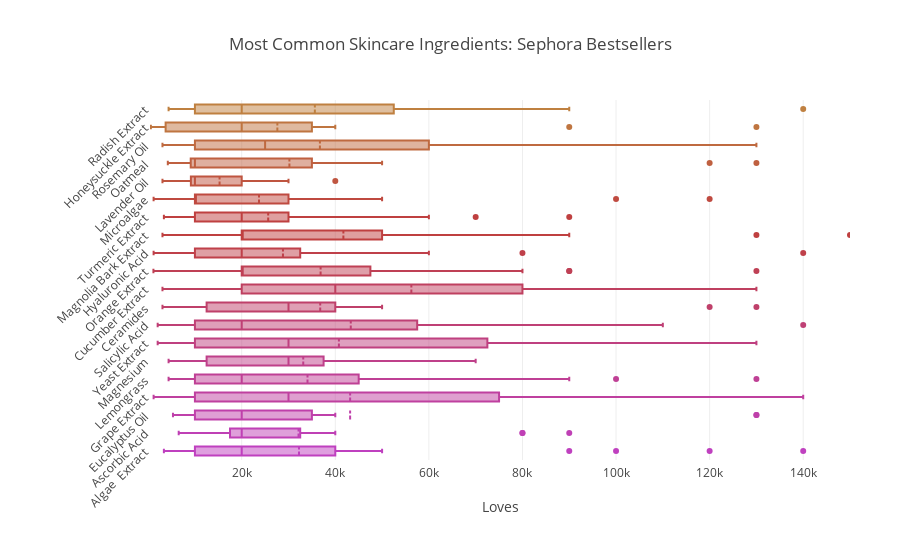

The code cell stored with this chart in its notebook:
### Code cell
# interactive plot popularity distribution of ingredients
# ingredients list
greds = df_mids['Ingredient'].unique()

N = 13
M = 7

c = ['hsl('+str(int(h))+',50%'+',50%)' for h in np.linspace(300, 360, N)]
for i in range(0, M):
    c.append(['hsl('+str(int(h))+',50%'+',50%)' for h in np.linspace(0, 30, M)][i])


# plot price distribution
trace = []
for i in range(0, len(greds)):
    trace.append(go.Box(x = df_mids[df_mids['Ingredient'] == greds[i]]['Loves'], 
                        name = re.sub('\(.*\)', '', greds[i]),
                        marker = dict(color = c[i]),
                        boxmean = True))

    
layout = go.Layout(title = 'Most Common Skincare Ingredients: Sephora Bestsellers', 
                   yaxis=dict(tickangle=-45), 
                   margin = go.layout.Margin(
                       l=150,
                       r=50,
                       b=100,
                       t=100,
                       pad=4), 
                   showlegend = False, 
                   xaxis = dict(range = [400, 150000], title = 'Loves'),
                   autosize = True)

iplot(go.Figure(data = trace, layout = layout))

### Figure 1 — Plotly figure (JSON) as saved in the notebook; plotly's stock layout.template omitted (floating-point values rounded to 4 significant figures)
{"data": [{"boxmean": true, "marker": {"color": "hsl(300,50%,50%)"}, "name": "Algae  Extract", "type": "box", "uid": "c0cf577e-bb7f-11e8-9c1b-4a156be93f93", "x": [40000, 10000, 100000, 90000, 140000, 10000, 120000, 10000, 50000, 30000, 10000, 10000, 30000, 40000, 20000, 5374, 20000, 20000, 5309, 10000, 10000, 3366, 10000, 20000, 20000, 4206]}, {"boxmean": true, "marker": {"color": "hsl(305,50%,50%)"}, "name": "Ascorbic Acid", "type": "box", "uid": "c0cf577f-bb7f-11e8-aece-4a156be93f93", "x": [90000, 80000, 80000, 30000, 20000, 30000, 30000, 10000, 20000, 30000, 40000, 20000, 20000, 20000, 9932, 6533, 10000]}, {"boxmean": true, "marker": {"color": "hsl(310,50%,50%)"}, "name": "Eucalyptus Oil", "type": "box", "uid": "c0cf5780-bb7f-11e8-903d-4a156be93f93", "x": [40000, 210000, 10000, 10000, 130000, 10000, 30000, 130000, 5374, 5309, 20000, 20000, 20000, 20000, 20000, 10000]}, {"boxmean": true, "marker": {"color": "hsl(315,50%,50%)"}, "name": "Grape Extract", "type": "box", "uid": "c0cf5781-bb7f-11e8-bc81-4a156be93f93", "x": [90000, 110000, 20000, 140000, 90000, 40000, 90000, 30000, 30000, 10000, 30000, 5374, 70000, 10000, 30000, 50000, 10000, 20000, 20000, 1169, 10000]}, {"boxmean": true, "marker": {"color": "hsl(320,50%,50%)"}, "name": "Lemongrass", "type": "box", "uid": "c0cf5782-bb7f-11e8-946c-4a156be93f93", "x": [130000, 80000, 90000, 100000, 20000, 10000, 50000, 20000, 4374, 10000, 30000, 20000, 40000, 60000, 20000, 20000, 8120, 30000, 10000, 20000, 20000, 8277, 6694, 10000]}, {"boxmean": true, "marker": {"color": "hsl(325,50%,50%)"}, "name": "Magnesium", "type": "box", "uid": "c0cf5783-bb7f-11e8-b0e0-4a156be93f93", "x": [40000, 210000, 10000, 30000, 10000, 30000, 30000, 20000, 30000, 4374, 50000, 30000, 10000, 30000, 70000, 40000, 20000, 20000, 5374, 5309, 20000, 60000, 20000, 30000, 20000, 10000, 40000]}, {"boxmean": true, "marker": {"color": "hsl(330,50%,50%)"}, "name": "Yeast Extract", "type": "box", "uid": "c0cf5784-bb7f-11e8-ace3-4a156be93f93", "x": [130000, 90000, 30000, 50000, 70000, 90000, 30000, 10000, 30000, 80000, 50000, 30000, 10000, 3482, 20000, 5374, 5309, 20000, 80000, 20000, 2040]}, {"boxmean": true, "marker": {"color": "hsl(335,50%,50%)"}, "name": "Salicylic Acid", "type": "box", "uid": "c0cf5785-bb7f-11e8-8e24-4a156be93f93", "x": [110000, 140000, 80000, 210000, 30000, 30000, 20000, 50000, 10000, 4374, 70000, 40000, 10000, 30000, 20000, 20000, 60000, 10000, 20000, 6644, 2040, 3065, 20000]}, {"boxmean": true, "marker": {"color": "hsl(340,50%,50%)"}, "name": "Ceramides", "type": "box", "uid": "c0cf5786-bb7f-11e8-b2e7-4a156be93f93", "x": [50000, 120000, 30000, 40000, 20000, 130000, 30000, 4374, 40000, 10000, 30000, 20000, 20000, 3065, 4206]}, {"boxmean": true, "marker": {"color": "hsl(345,50%,50%)"}, "name": "Cucumber Extract", "type": "box", "uid": "c0cf5787-bb7f-11e8-b834-4a156be93f93", "x": [50000, 130000, 210000, 100000, 30000, 90000, 40000, 80000, 30000, 70000, 40000, 20000, 70000, 20000, 60000, 80000, 8277, 20000, 20000, 10000, 3065]}, {"boxmean": true, "marker": {"color": "hsl(350,50%,50%)"}, "name": "Orange Extract", "type": "box", "uid": "c0cf5788-bb7f-11e8-8ce4-4a156be93f93", "x": [50000, 130000, 80000, 90000, 60000, 90000, 20000, 10000, 20000, 10000, 30000, 30000, 20000, 40000, 20000, 20000, 30000, 20000, 20000, 6694, 40000, 1133, 10000]}, {"boxmean": true, "marker": {"color": "hsl(355,50%,50%)"}, "name": "Hyaluronic Acid", "type": "box", "uid": "c0cf5789-bb7f-11e8-a241-4a156be93f93", "x": [20000, 140000, 80000, 30000, 40000, 20000, 20000, 30000, 60000, 20000, 10000, 20000, 10000, 6694, 50000, 10000, 3065, 20000, 4206, 1169, 10000]}, {"boxmean": true, "marker": {"color": "hsl(360,50%,50%)"}, "name": "Magnolia Bark Extract", "type": "box", "uid": "c0cf578a-bb7f-11e8-b97c-4a156be93f93", "x": [20000, 150000, 90000, 20000, 50000, 80000, 4374, 30000, 30000, 130000, 5374, 20000, 20000, 20000, 50000, 8277, 20000, 3065]}, {"boxmean": true, "marker": {"color": "hsl(0,50%,50%)"}, "name": "Turmeric Extract", "type": "box", "uid": "c0cf578b-bb7f-11e8-8cf5-4a156be93f93", "x": [20000, 60000, 90000, 30000, 10000, 4374, 70000, 10000, 40000, 20000, 20000, 20000, 30000, 10000, 10000, 3366, 9932, 4206]}, {"boxmean": true, "marker": {"color": "hsl(5,50%,50%)"}, "name": "Microalgae", "type": "box", "uid": "c0cf578c-bb7f-11e8-bcbd-4a156be93f93", "x": [40000, 10000, 100000, 20000, 10000, 120000, 10000, 50000, 30000, 10000, 10000, 30000, 40000, 10000, 5374, 20000, 20000, 5309, 10000, 10000, 10000, 10000, 10000, 20000, 4206, 1169]}, {"boxmean": true, "marker": {"color": "hsl(10,50%,50%)"}, "name": "Lavender Oil", "type": "box", "uid": "c0cf578d-bb7f-11e8-98ad-4a156be93f93", "x": [10000, 40000, 30000, 10000, 10000, 20000, 20000, 8120, 30000, 10000, 20000, 8277, 4830, 10000, 3065, 10000]}, {"boxmean": true, "marker": {"color": "hsl(15,50%,50%)"}, "name": "Oatmeal", "type": "box", "uid": "c0cf578e-bb7f-11e8-9d50-4a156be93f93", "x": [40000, 20000, 120000, 10000, 50000, 10000, 130000, 10000, 30000, 5374, 10000, 5309, 20000, 8277, 9932, 4206]}, {"boxmean": true, "marker": {"color": "hsl(20,50%,50%)"}, "name": "Rosemary Oil", "type": "box", "uid": "c0cf578f-bb7f-11e8-8f32-4a156be93f93", "x": [90000, 30000, 90000, 80000, 50000, 20000, 4374, 70000, 10000, 10000, 30000, 30000, 130000, 5374, 70000, 40000, 20000, 8277, 30000, 20000, 20000, 10000, 3065, 10000]}, {"boxmean": true, "marker": {"color": "hsl(25,50%,50%)"}, "name": "Honeysuckle Extract", "type": "box", "uid": "c0cf5790-bb7f-11e8-b365-4a156be93f93", "x": [20000, 90000, 40000, 2226, 40000, 130000, 582, 10000, 20000, 10000, 20000, 8277, 20000, 2040, 1133]}, {"boxmean": true, "marker": {"color": "hsl(30,50%,50%)"}, "name": "Radish Extract", "type": "box", "uid": "c0cf5791-bb7f-11e8-9af5-4a156be93f93", "x": [80000, 140000, 40000, 80000, 20000, 90000, 60000, 10000, 30000, 20000, 10000, 4374, 30000, 10000, 30000, 20000, 20000, 60000, 20000, 50000, 8120, 30000, 10000, 8277, 10000]}], "layout": {"autosize": true, "margin": {"b": 100, "l": 150, "pad": 4, "r": 50, "t": 100}, "showlegend": false, "title": "Most Common Skincare Ingredients: Sephora Bestsellers", "xaxis": {"range": [400, 150000], "title": "Loves"}, "yaxis": {"tickangle": -45}}}
